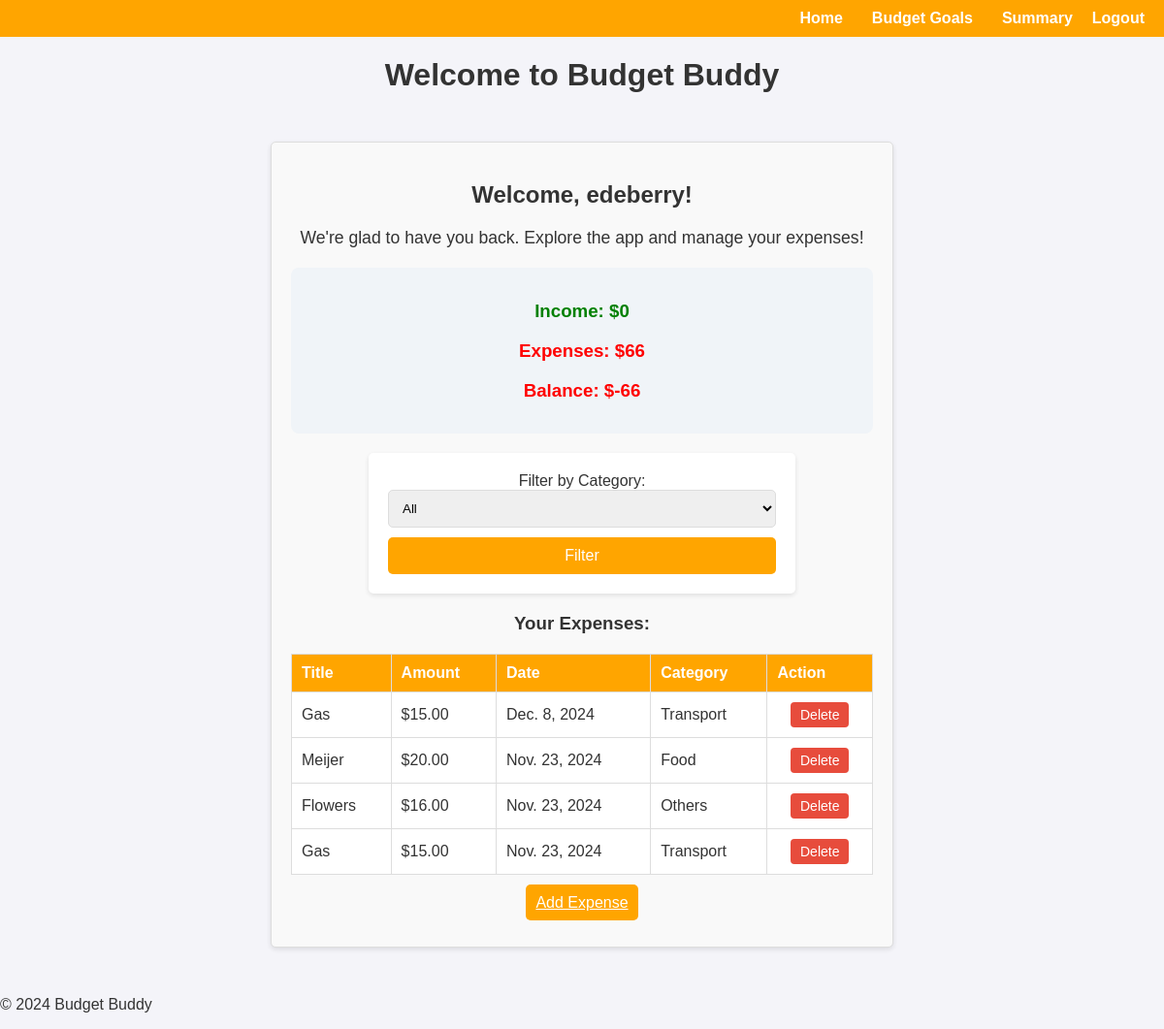
The page / (signed in) on the database as committed earlier.
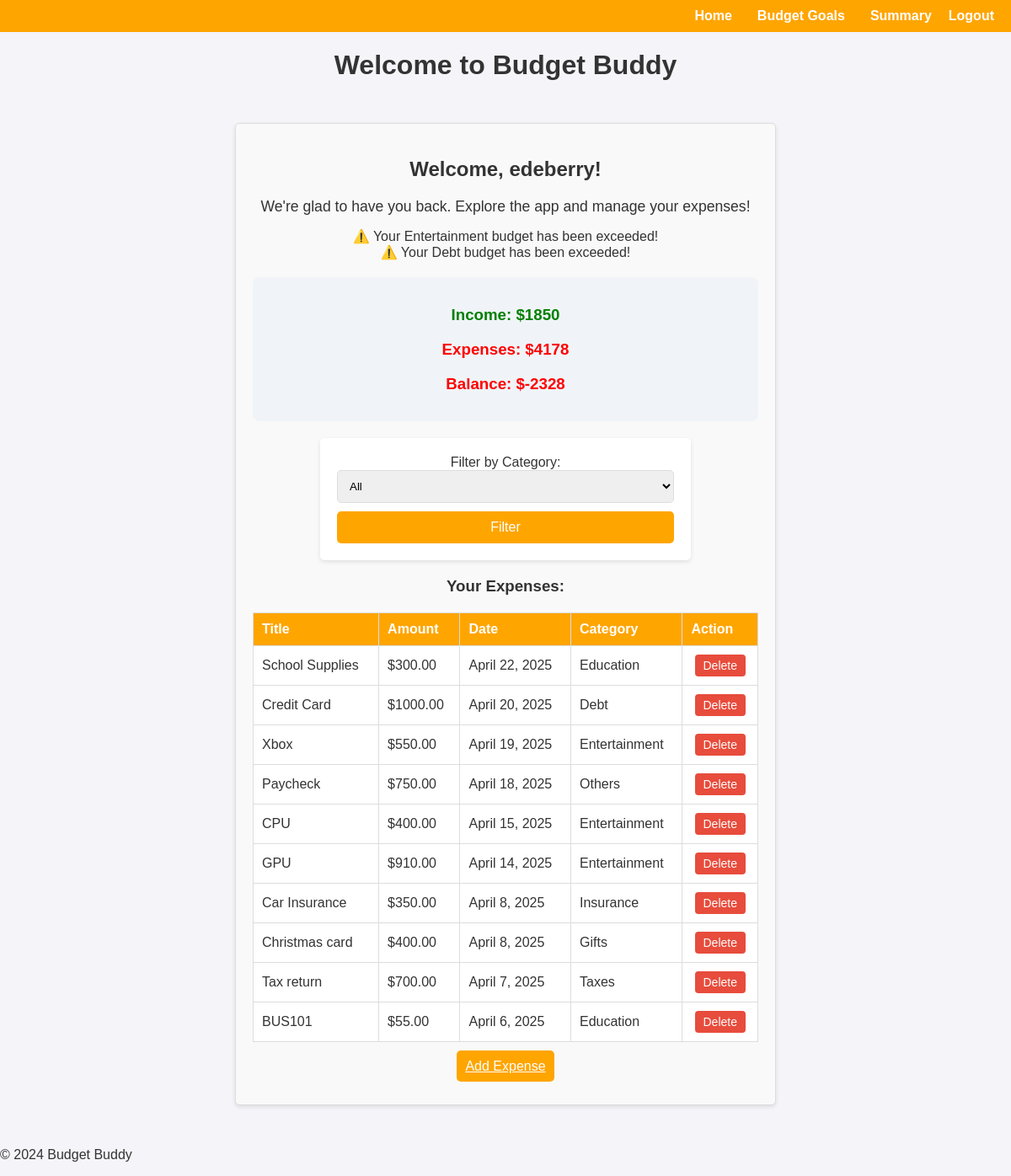
The same page on the database as committed later.
### web_project/models.py (models this page shows, shortened)
class Expense(models.Model):
    CATEGORY_CHOICES = sorted([
    ('Food', 'Food'),
    ('Transport', 'Transport'),
    ('Entertainment', 'Entertainment'),
    ('Utilities', 'Utilities'),
    ('Others', 'Others'),
    ('Housing', 'Housing'),
    ('Health', 'Health'),
    ('Insurance', 'Insurance'),
    ('Education', 'Education'),
    ('Savings', 'Savings'),
    ('Debt', 'Debt'),
    ('Personal Care', 'Personal Care'),
    ('Gifts', 'Gifts'),
    ('Shopping', 'Shopping'),
    ('Subscriptions', 'Subscriptions'),
    ('Taxes', 'Taxes'),
    ('Business Expenses', 'Business Expenses'),
    ('Travel', 'Travel'),
    ('Home Maintenance', 'Home Maintenance'),
    ('Pets', 'Pets'),
], key=lambda x: x[0])
    TYPE_CHOICES = [
        ('Expense', 'Expense'),
        ('Income', 'Income')
    ]
    title = models.CharField(max_length=255)
    amount = models.DecimalField(max_digits=10, decimal_places=2)
    date = models.DateField()
    category = models.CharField(max_length=50, choices=CATEGORY_CHOICES, default='Others')
    type = models.CharField(max_length=10, choices=TYPE_CHOICES, default='Expense')
    user = models.ForeignKey(User, on_delete=models.CASCADE)

### web_project/views.py (the view, shortened to what this page needs)
# urls.py: 2. Add a URL to urlpatterns:  path('', views.home, name='home')
@login_required
def home(request):
    category_filter = request.GET.get('category', '')
    CATEGORY_CHOICES = sorted([
        ('Food', 'Food'),
        ('Transport', 'Transport'),
        ('Entertainment', 'Entertainment'),
        ('Utilities', 'Utilities'),
        ('Others', 'Others'),
        ('Housing', 'Housing'),
        ('Health', 'Health'),
        ('Insurance', 'Insurance'),
        ('Education', 'Education'),
        ('Savings', 'Savings'),
        ('Debt', 'Debt'),
        ('Personal Care', 'Personal Care'),
        ('Gifts', 'Gifts'),
        ('Shopping', 'Shopping'),
        ('Subscriptions', 'Subscriptions'),
        ('Taxes', 'Taxes'),
        ('Business Expenses', 'Business Expenses'),
        ('Travel', 'Travel'),
        ('Home Maintenance', 'Home Maintenance'),
        ('Pets', 'Pets'),
    ], key=lambda x: x[1])  # Sort by the category name (second value in tuple)
    expenses = Expense.objects.filter(user=request.user)
    if category_filter:
        expenses = expenses.filter(category=category_filter)
    income_total = expenses.filter(type='Income').aggregate(total=Sum('amount'))['total'] or 0
    expense_total = expenses.filter(type='Expense').aggregate(total=Sum('amount'))['total'] or 0
    balance = income_total - expense_total
    expenses = expenses.order_by('-date')[:10]
    alerts = []
    alert_message = check_budget_alert(request.user)
    if alert_message:
        alerts.extend(alert_message)
    now = timezone.now()  # Use timezone-aware now to account for time zones
    current_month = now.month
    current_year = now.year
    print(f"Debug: Current month is {current_month}, year is {current_year}")
    try:
        budgets = Budget.objects.filter(user=request.user, month=current_month, year=current_year)
    except Exception as e:
        print(f"Error in filtering budgets: {str(e)}")
        budgets = []
    print(f"Debug: Found {len(budgets)} budgets for user {request.user}")
    return render(request, 'home.html', {
        'expenses': expenses,
        'total_expenses': balance,
        'income_total': income_total,
        'expense_total': expense_total,
        'category_filter': category_filter,
        'category_choices': CATEGORY_CHOICES,  # Pass the sorted category choices to the template
        'alert_message': alert_message,
        'alerts': alerts,
    })

### web_project/views.py (called while the page is built)
def check_budget_alert(user):
    budgets = Budget.objects.filter(user=user)
    alert_messages = []  # Initialize an empty list to store alert messages
    for budget in budgets:
        total_expenses = Expense.objects.filter(user=user, category=budget.category).aggregate(Sum('amount'))['amount__sum'] or Decimal('0')
        if total_expenses >= budget.limit:
            alert_messages.append(f" ⚠️ Your {budget.category} budget has been exceeded!")
        elif total_expenses >= budget.limit * Decimal('0.9'):
            alert_messages.append(f" ⚠️ You have used over 90% of your {budget.category} budget!")
    return alert_messages

### web_project/Templates/home.html (shortened to what this page needs)
{% extends "base.html" %}
{% block content %}
<div class="home-container">
    {% if user.is_authenticated %}
        <h2>Welcome, {{ user.username }}!</h2>
        <p>We're glad to have you back. Explore the app and manage your expenses!</p>
        {% if alerts %}
            <div class="alerts">
                {% for alert in alerts %}
                    <div class="alert alert-warning">{{ alert }}</div>
                {% endfor %}
            </div>
        {% endif %}
        <div style="margin: 20px 0; padding: 15px; background-color: #f0f4f8; border-radius: 8px;">
            <h3 style="color: green; margin-bottom: 5px;">Income: ${{ income_total }}</h3>
            <h3 style="color: red; margin-bottom: 5px;">Expenses: ${{ expense_total }}</h3>
            <h3 style="color: {% if total_expenses < 0 %}red{% else %}green{% endif %};">Balance: ${{ total_expenses }}</h3>
        </div>
        <form method="get" style="margin-bottom: 20px;">
            <label for="category">Filter by Category:</label>
            <select name="category" id="category">
                <option value="" {% if not category_filter %}selected{% endif %}>All</option>
            </select>
            <button type="submit" class="button">Filter</button>
        </form>
        <h3>Your Expenses:</h3>
        <table>
            <thead>
                <tr>
                    <th>Title</th>
                    <th>Amount</th>
                    <th>Date</th>
                    <th>Category</th>
                    <th>Action</th>
                </tr>
            </thead>
            <tbody>
                {% for expense in expenses %}
                    <tr>
                        <td>{{ expense.title }}</td>
                        <td>${{ expense.amount }}</td>
                        <td>{{ expense.date }}</td>
                        <td>{{ expense.category }}</td>
                        <td>
                            <form method="post" action="{% url 'delete_expense' expense.id %}" style="margin: 0; display:inline;">
                                <button type="submit" class="delete-button">Delete</button>
                            </form>
                        </td>
                    </tr>
                {% empty %}
                    <tr>
                        <td colspan="5">No expenses added yet.</td>
                    </tr>
                {% endfor %}
            </tbody>
        </table>
        <p><a href="{% url 'add_expense' %}" class="button">Add Expense</a></p>
    {% endif %}
</div>
{% endblock %}

### web_project/Templates/base.html (shortened to what this page needs)
{% load static %}
<!DOCTYPE html>
<html lang="en">
<head>
    <link rel="stylesheet" href="{% static 'css/style.css' %}">
</head>
<body>
    <header>
        <nav>
            <ul class="nav-links">
                <li><a href="{% url 'home' %}">Home</a></li>
                {% if user.is_authenticated %}
                    <li><a href="{% url 'set_budget' %}" class="button">Budget Goals</a></li>
                    <li><a href="{% url 'category_summary' %}">Summary</a></li>
                    <li><a href="{% url 'logout' %}" onclick="event.preventDefault(); document.getElementById('logout-form').submit();">Logout</a></li>
                {% else %}
                    <li><a href="{% url 'login' %}">Login</a></li>
                    <li><a href="{% url 'signup' %}">Sign Up</a></li>
                {% endif %}
            </ul>
        </nav>
        <h1 style="text-align:center">Welcome to Budget Buddy</h1>
    </header>
    <main>
        {% block content %}{% endblock %}
    </main>
    <footer>
        <p>&copy; 2024 Budget Buddy</p>
    </footer>
</body>
</html>

### web_project/static/css/style.css (style rules this page uses)
body { font-family: 'Arial', sans-serif; margin: 0; padding: 0; background-color: #f4f4f9; color: #333; }
nav { background-color: orange; padding: 10px 20px; }
.nav-links { list-style: none; margin: 0; padding: 0; display: flex; justify-content: flex-end; }
.nav-links li { margin-left: 20px; }
.nav-links a { color: white; text-decoration: none; font-weight: bold; }
.button { width: 100%; padding: 10px; background-color: orange; color: white; border: none; border-radius: 5px; font-size: 16px; cursor: pointer; box-sizing: border-box; text-align: center; }
form { max-width: 400px; margin: 20px auto; padding: 20px; background: white; border-radius: 5px; box-shadow: 0 2px 5px rgba(0, 0, 0, 0.1); }
form input, form textarea, form select { width: 100%; padding: 10px; margin-bottom: 10px; border: 1px solid #ddd; border-radius: 5px; box-sizing: border-box; }
.home-container { max-width: 600px; margin: 50px auto; text-align: center; padding: 20px; background-color: #f9f9f9; border: 1px solid #ddd; border-radius: 5px; box-shadow: 0 2px 5px rgba(0, 0, 0, 0.1); }
.home-container h2 { margin-bottom: 20px; }
.home-container p { margin-bottom: 15px; font-size: 1.1rem; }
table { width: 100%; border-collapse: collapse; margin-top: 20px; background: white; }
table th, table td { border: 1px solid #ddd; padding: 10px; text-align: left; vertical-align: middle; }
table th { background-color: orange; color: white; }
.delete-button { background-color: #e74c3c; color: white; border: none; padding: 5px 10px; border-radius: 4px; cursor: pointer; font-size: 14px; display: block; margin: 0 auto; }
td form { margin: 0; padding: 0; background: none; }
.summary-container h2, h1 { text-align: center; }

Rows that differ between the two databases and show on the page:
removed Expense: title "Gas", amount "15.00", date "Dec. 8, 2024", category "Transport"
removed Expense: title "Meijer", amount "20.00", date "Nov. 23, 2024", category "Food"
removed Expense: title "Flowers", amount "16.00", date "Nov. 23, 2024", category "Others"
removed Expense: title "Gas", amount "15.00", date "Nov. 23, 2024", category "Transport"
added Expense: title "School Supplies", amount "300.00", date "April 22, 2025", category "Education"
added Expense: title "Credit Card", amount "1000.00", date "April 20, 2025", category "Debt"
added Expense: title "Xbox", amount "550.00", date "April 19, 2025", category "Entertainment"
added Expense: title "Paycheck", amount "750.00", date "April 18, 2025", category "Others"
added Expense: title "CPU", amount "400.00", date "April 15, 2025", category "Entertainment"
added Expense: title "GPU", amount "910.00", date "April 14, 2025", category "Entertainment"
added Expense: title "Car Insurance", amount "350.00", date "April 8, 2025", category "Insurance"
added Expense: title "Christmas card", amount "400.00", date "April 8, 2025", category "Gifts"
added Expense: title "Tax return", amount "700.00", date "April 7, 2025", category "Taxes"
added Expense: title "BUS101", amount "55.00", date "April 6, 2025", category "Education"
Other text that changed with them:
{{ income_total }}: "0" → "1850"
{{ expense_total }}: "66" → "4178"
{{ total_expenses }}: "-66" → "-2328"
new list line: "⚠️ Your Entertainment budget has been exceeded!"
new list line: "⚠️ Your Debt budget has been exceeded!"
